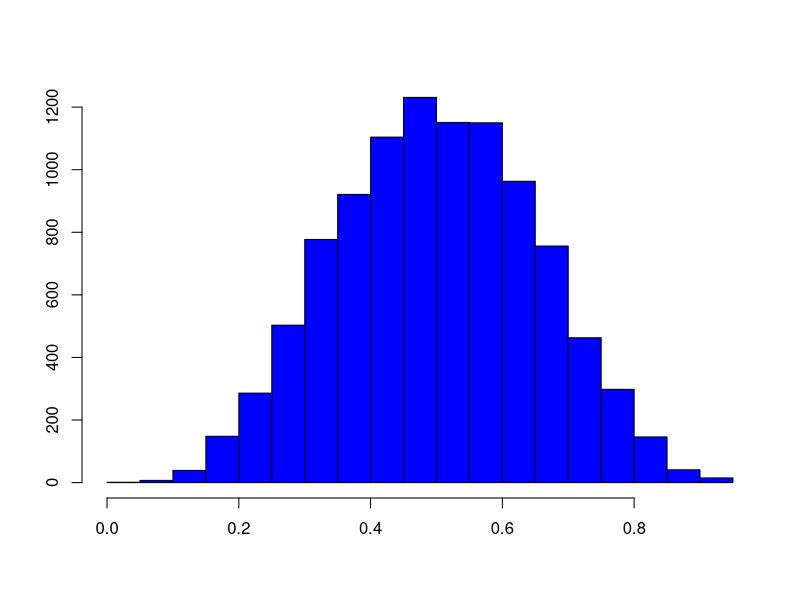
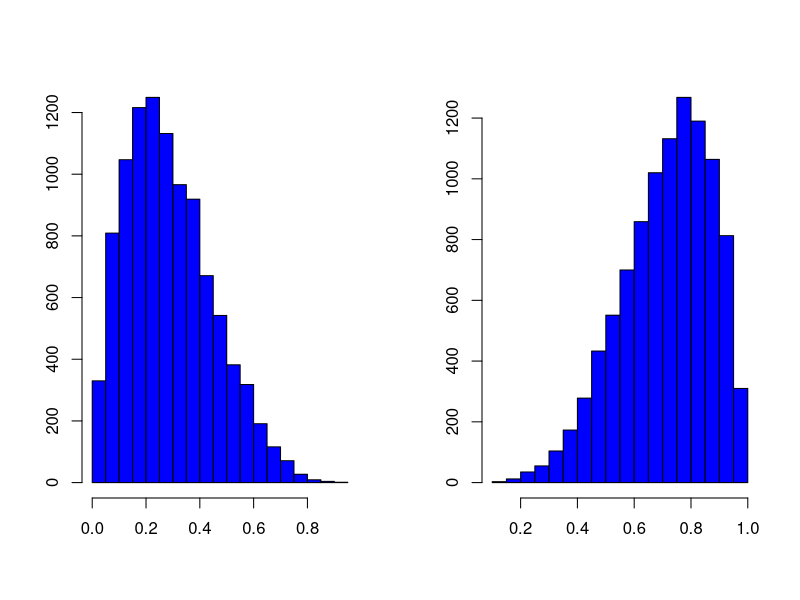
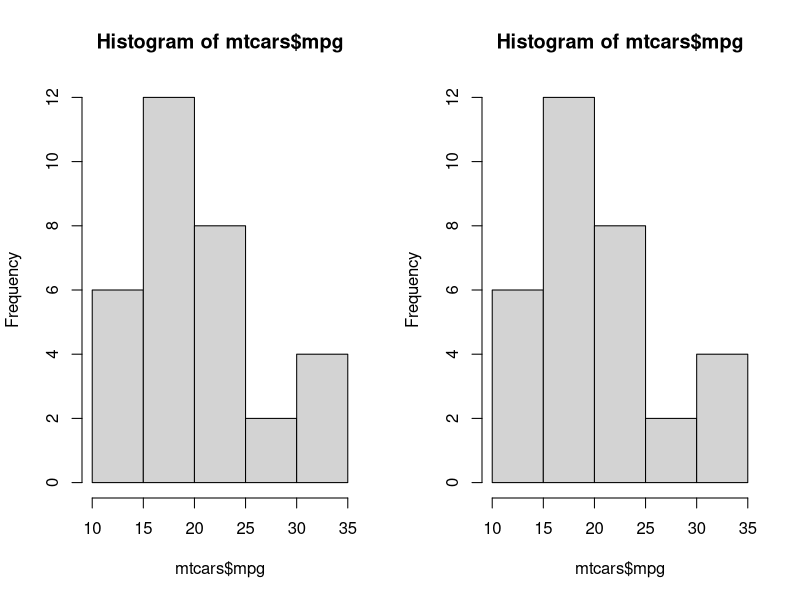
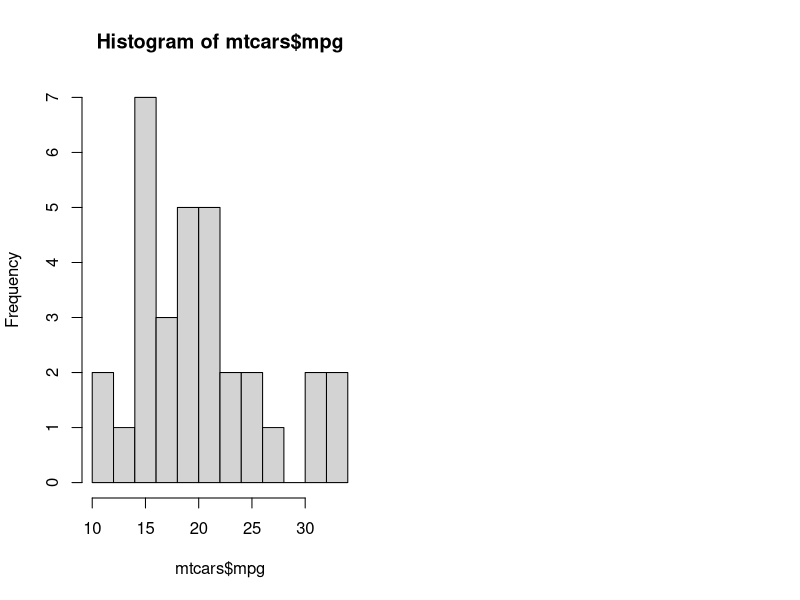
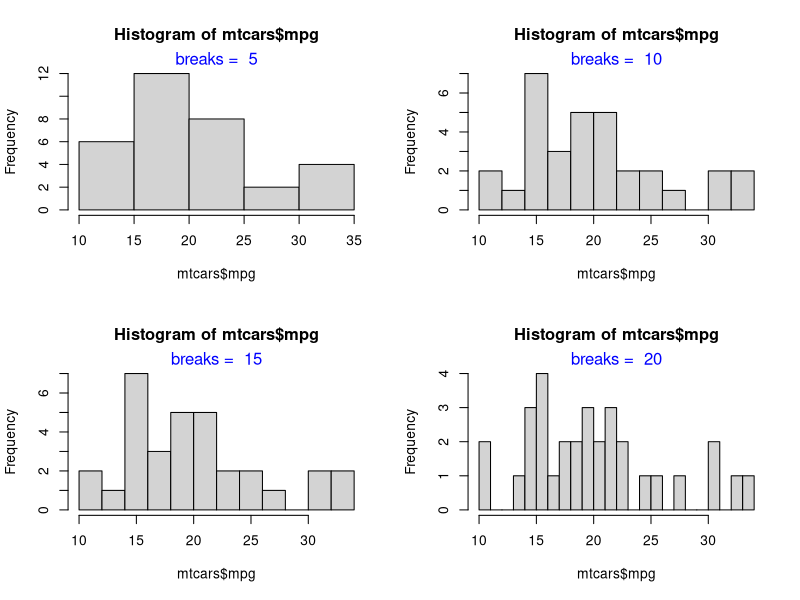
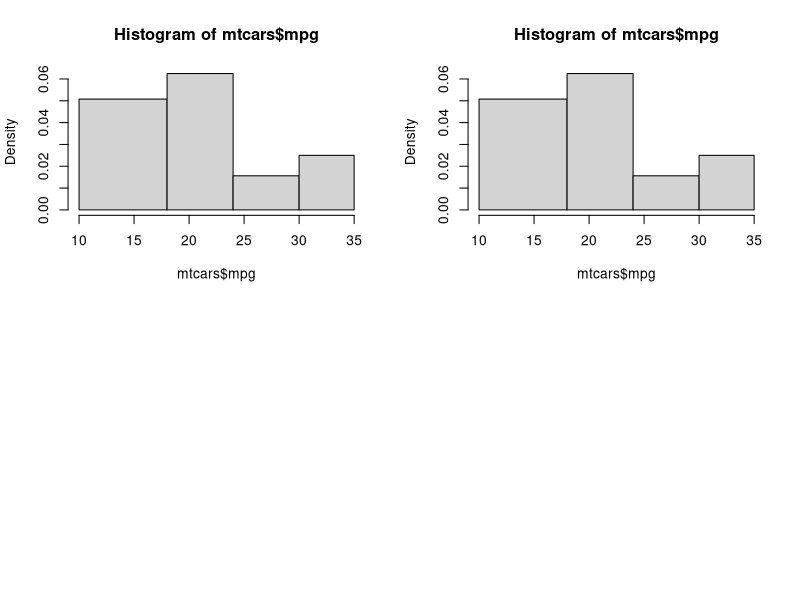
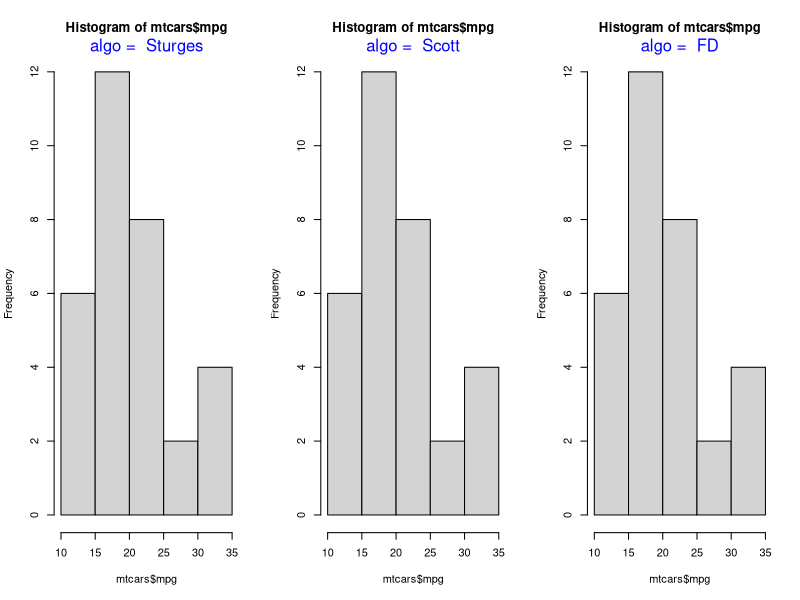
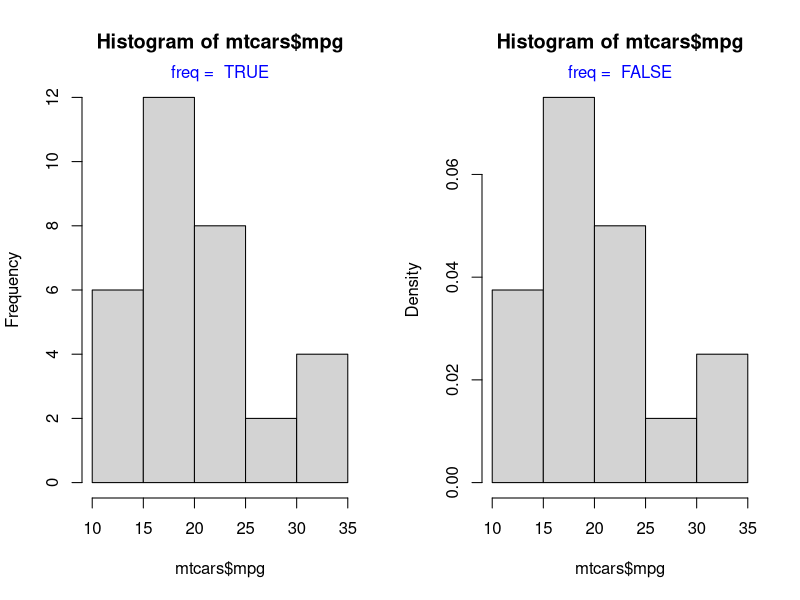

Here is the R script that generated these plots, in order:
## ---- chunk 1
hist(rbeta(10000, 5, 5), ann = FALSE, col = 'blue')
## ---- chunk 2
init <- par(no.readonly = TRUE)
par(mfrow = c(1, 2))
hist(rbeta(10000, 2, 5), ann = FALSE, col = 'blue')
hist(rbeta(10000, 5, 2), ann = FALSE, col = 'blue')
## ---- chunk 3
hist(mtcars$mpg)
## ---- chunk 4
# store the results of hist function
h <- hist(mtcars$mpg)

# display number of breaks
h$breaks

# frequency of the intervals
h$counts

# frequency density
h$density

# mid points of the intervals
h$mids

# varible name
h$xname

# whether intervals are of equal size
h$equidist
## ---- chunk 5
hist(mtcars$mpg, breaks = 10)
## ---- chunk 6
init <- par(no.readonly = TRUE)
par(mfrow = c(2, 2))
values <- c(5, 10, 15, 20)
for (i in values) {
    hist(mtcars$mpg, breaks = i)
    mtext(paste("breaks = ", i), side = 3, col = "blue")
}
## ---- chunk 7
hist(mtcars$mpg, breaks = c(10, 18, 24, 30, 35))
## ---- chunk 8
h <- hist(mtcars$mpg, breaks = c(10, 18, 24, 30, 35))
frequency <- h$counts
class_width <- c(8, 6, 6, 5)
rel_freq <- frequency / length(mtcars$mpg)
freq_density <- rel_freq / class_width
d <- data.frame(frequency = frequency, class_width = class_width, relative_frequency = rel_freq, frequency_density = freq_density)
d
## ---- chunk 9
sum(d$frequency_density * d$class_width)
## ---- chunk 10
init <- par(no.readonly = TRUE)
par(mfrow = c(1, 3))
values <- c("Sturges", "Scott", "FD")
for (i in values) {
    hist(mtcars$mpg, breaks = i)
    mtext(paste("algo = ", i), side = 3, col = "blue")
}
## ---- chunk 11
init <- par(no.readonly = TRUE)
par(mfrow = c(1, 2))
values <- c(TRUE, FALSE)
for (i in values) {
    hist(mtcars$mpg, freq = i)
    mtext(paste("freq = ", i), side = 3, col = "blue")
}
## ---- chunk 12
hist(mtcars$mpg, probability = TRUE)
## ---- chunk 13
hist(mtcars$mpg, col = 'blue')
## ---- chunk 14
hist(mtcars$mpg, col = c('red', 'blue', 'green', 'yellow', 'brown'))
## ---- chunk 15
hist(mtcars$mpg, col = c('red', 'blue'))
## ---- chunk 16
hist(mtcars$mpg, border = 'red')
## ---- chunk 17
hist(mtcars$mpg, border = c('red', 'blue', 'green', 'yellow', 'brown'))
## ---- chunk 18
hist(mtcars$mpg, labels = TRUE)
## ---- chunk 19
hist(mtcars$mpg, labels = c("6", "12", "8", "2", "4"))
## ---- chunk 20
hist(mtcars$mpg, labels = TRUE, prob = TRUE,
     ylim = c(0, 0.1), xlab = 'Miles Per Gallon',
     main = 'Distribution of Miles Per Gallon',
     col = rainbow(5))
